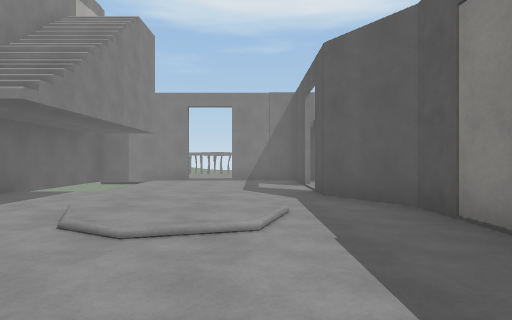
view 1 (above)

16 first-person views from a walk through a Unity game level. The camera is 1.3 m above the floor, looks level and sees 75° across. Doors are open. The floor is counted in squares, 2 m on a side. Each view is taken from the middle of a square. On the plan, view 1 faces up. The plan holds only what a view shows up to about 10 squares ahead; the rest is blank. The place goes on beyond the plan. The player is left out. Surface patterns are stand-ins for the level's own textures.

view 2
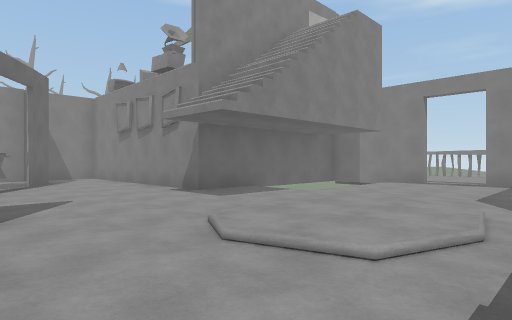

view 3
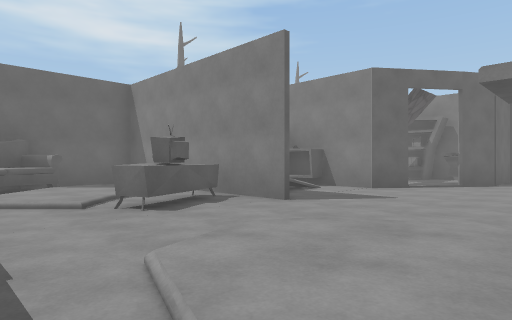

view 4
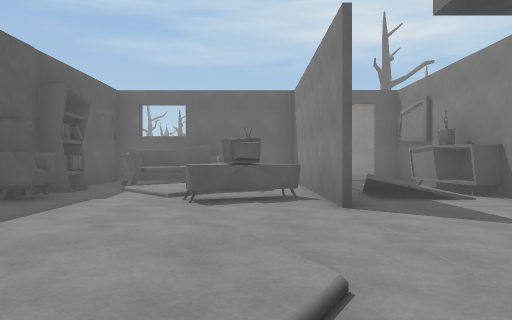

view 5
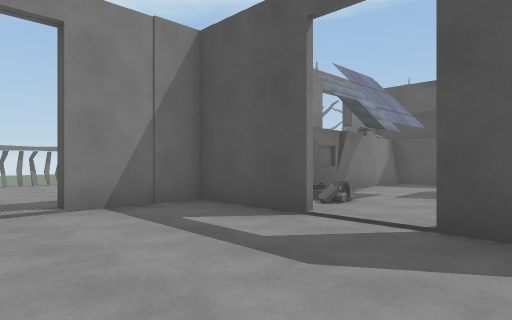

view 6
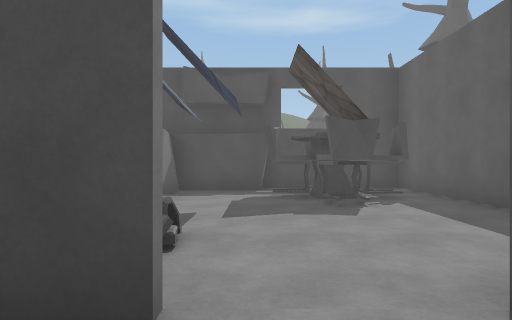

view 7
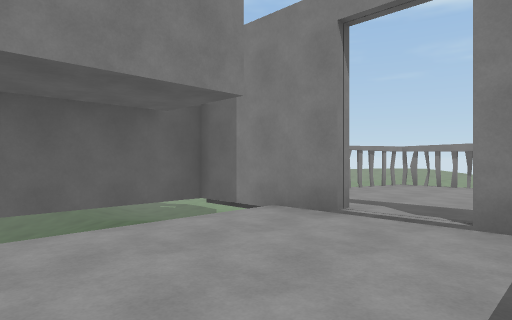

view 8
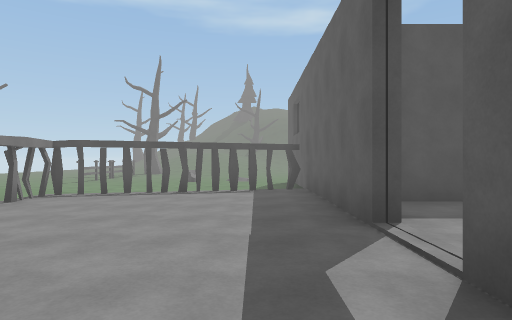

view 9
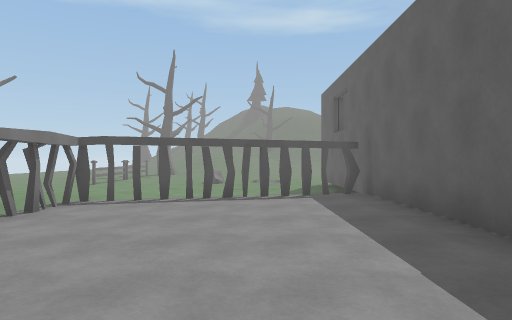

view 10
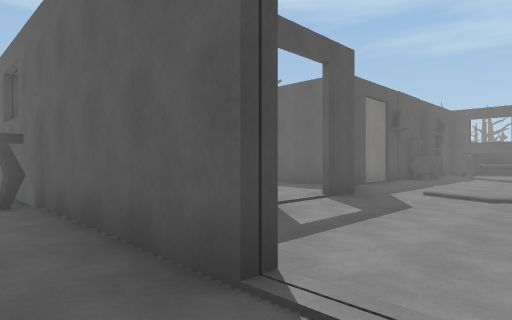

view 11
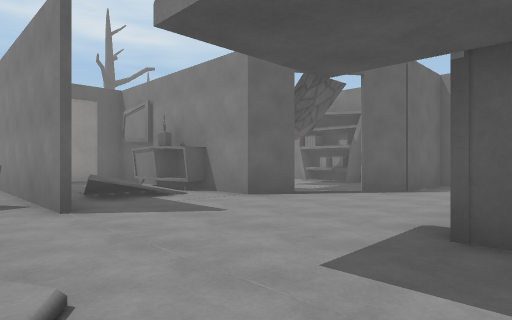

view 12
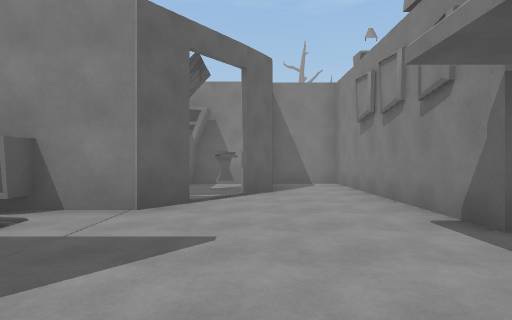

view 13
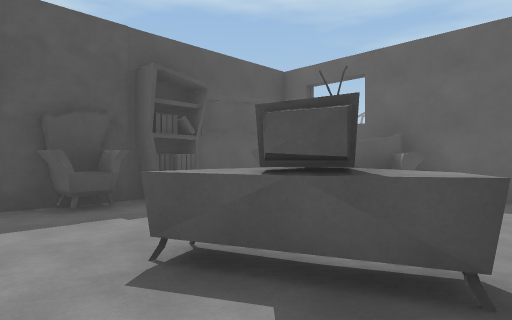

view 14
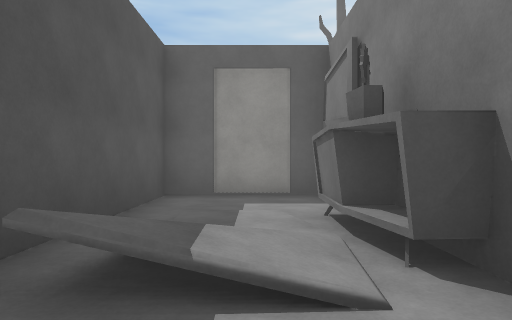

view 15
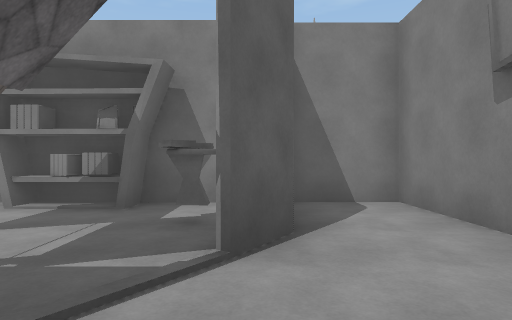

view 16
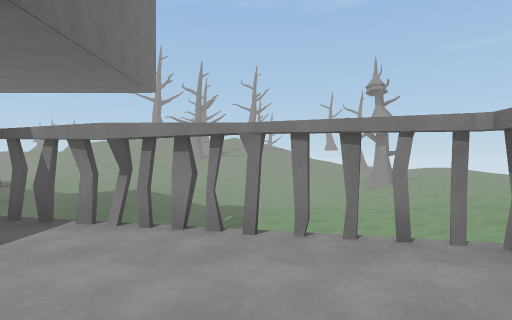

### Floor plan
Key: @ floor where view 1 was taken; # wall or solid block; x gap in a wall; . floor; D open door; = window, fence, low wall or low ledge; ^ raised ledge; v drop or lower ground; C carpet; S shelf; T TV; F sofa; H chair; B books; E stove.
Columns run from 11 left of view 1 to 8 right of it. Each row starts with its distance up from view 1.
 16 vvvvv  vxxxxx# vvvv
 15 vvvv   v.....#v  vv
 14 vvvv   x......x  vv
 13 vvvv  v#......#  vv
 12 vvvv  v.......x  vv
 11 vvvv  ###DD########
 10 vvv=vvv ....# E####
  9 vvv^ vv ....#.=...#
  8 vv=   v ....D.....##
  7 vv    #v....D...HHH#
  6 v######...C.##...H.#
  5 #........CCC.##....#
  4 #........CCC.. # #
  3 ###DD.....CC..#
  2 ###DD.........#
  1 B  ###C.##^..##
  0 B    S..#T.@.H
 -1 #    S..#...BB
 -2      S..#.  F#
 -3      ...#.FFF#
 -4     #...#.####
 -5      ###

Positions as (right, up) in squares from view 1, and headings:
1: (0, 0), facing up
2: (1, 1), facing up-left
3: (1, 5), facing down-left
4: (-2, 6), facing down
5: (-2, 6), facing up-right
6: (0, 8), facing right
7: (0, 7), facing up-left
8: (-4, 12), facing right
9: (-3, 13), facing right
10: (-2, 12), facing down-right
11: (-2, 6), facing down-left
12: (-2, 3), facing left
13: (-3, 2), facing down-right
14: (-5, 2), facing down
15: (-6, 3), facing left
16: (-1, 14), facing left
